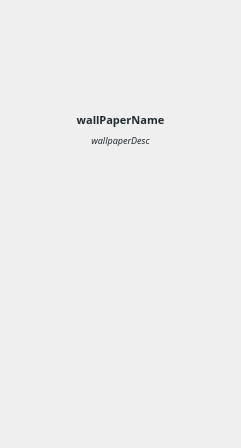
<?xml version="1.0" encoding="UTF-8"?>
<ui version="4.0">
 <class>ServiceItemWidget</class>
 <widget class="QWidget" name="ServiceItemWidget">
  <property name="geometry">
   <rect>
    <x>0</x>
    <y>0</y>
    <width>241</width>
    <height>448</height>
   </rect>
  </property>
  <property name="minimumSize">
   <size>
    <width>0</width>
    <height>90</height>
   </size>
  </property>
  <property name="windowTitle">
   <string>Form</string>
  </property>
  <property name="styleSheet">
   <string notr="true">color: rgb(30, 43, 51);</string>
  </property>
  <layout class="QVBoxLayout" name="verticalLayout_2">
   <item>
    <layout class="QHBoxLayout" name="horizontalLayout_2" stretch="0">
     <item>
      <widget class="QLabel" name="labelStatus">
       <property name="sizePolicy">
        <sizepolicy hsizetype="Preferred" vsizetype="Preferred">
         <horstretch>0</horstretch>
         <verstretch>0</verstretch>
        </sizepolicy>
       </property>
       <property name="minimumSize">
        <size>
         <width>111</width>
         <height>90</height>
        </size>
       </property>
       <property name="maximumSize">
        <size>
         <width>111</width>
         <height>90</height>
        </size>
       </property>
       <property name="styleSheet">
        <string notr="true">border: 1px solid rgb(236, 236, 236, 100);</string>
       </property>
       <property name="text">
        <string/>
       </property>
       <property name="pixmap">
        <pixmap>../../../../../../../../Pictures/hede.jpg</pixmap>
       </property>
       <property name="scaledContents">
        <bool>true</bool>
       </property>
       <property name="alignment">
        <set>Qt::AlignCenter</set>
       </property>
      </widget>
     </item>
    </layout>
   </item>
   <item>
    <spacer name="verticalSpacer_2">
     <property name="orientation">
      <enum>Qt::Vertical</enum>
     </property>
     <property name="sizeType">
      <enum>QSizePolicy::Fixed</enum>
     </property>
     <property name="sizeHint" stdset="0">
      <size>
       <width>13</width>
       <height>5</height>
      </size>
     </property>
    </spacer>
   </item>
   <item>
    <widget class="QLabel" name="labelName">
     <property name="font">
      <font>
       <family>Sans Serif</family>
       <pointsize>8</pointsize>
       <weight>75</weight>
       <bold>true</bold>
      </font>
     </property>
     <property name="text">
      <string>wallPaperName</string>
     </property>
     <property name="alignment">
      <set>Qt::AlignCenter</set>
     </property>
     <property name="wordWrap">
      <bool>true</bool>
     </property>
    </widget>
   </item>
   <item>
    <widget class="QLabel" name="labelDesc">
     <property name="font">
      <font>
       <family>Sans Serif</family>
       <pointsize>7</pointsize>
       <italic>true</italic>
      </font>
     </property>
     <property name="styleSheet">
      <string notr="true"/>
     </property>
     <property name="text">
      <string>wallpaperDesc</string>
     </property>
     <property name="alignment">
      <set>Qt::AlignCenter</set>
     </property>
     <property name="wordWrap">
      <bool>true</bool>
     </property>
    </widget>
   </item>
   <item>
    <spacer name="verticalSpacer_3">
     <property name="orientation">
      <enum>Qt::Vertical</enum>
     </property>
     <property name="sizeHint" stdset="0">
      <size>
       <width>20</width>
       <height>40</height>
      </size>
     </property>
    </spacer>
   </item>
  </layout>
 </widget>
 <resources/>
 <connections/>
</ui>
